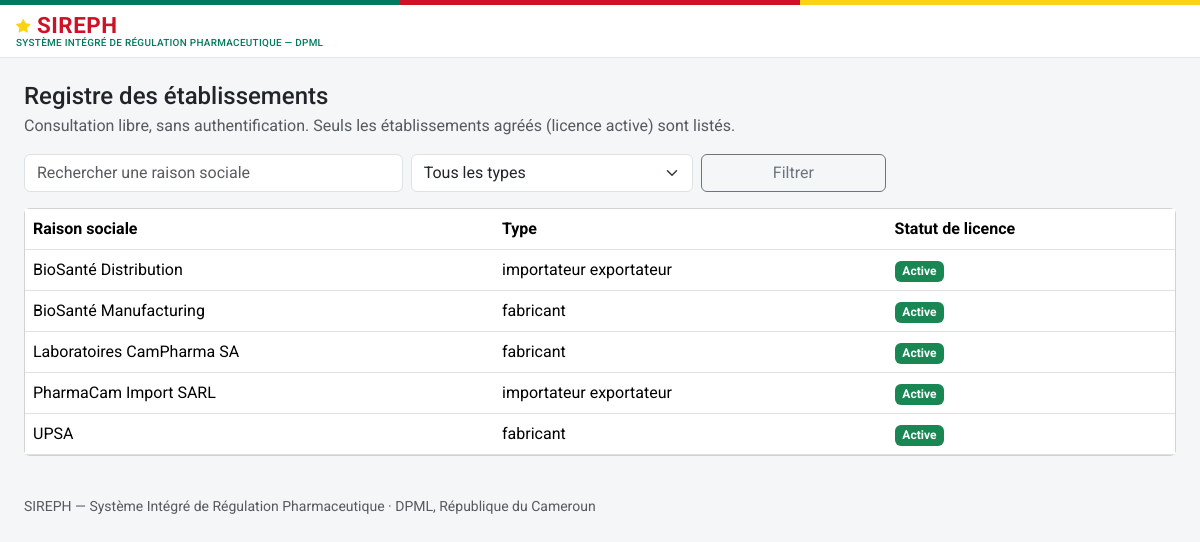
Page /etablissements on the committed database.
### models.py (models this page shows)
class Etablissement(db.Model):
    id = db.Column(db.Integer, primary_key=True)
    raison_sociale = db.Column(db.String(255), nullable=False)
    type = db.Column(db.String(40), nullable=False)
    adresse = db.Column(db.String(500))
    latitude = db.Column(db.Float, nullable=True)   # géolocalisation — exploité par le futur module RI
    longitude = db.Column(db.Float, nullable=True)
    statut_licence = db.Column(db.String(20), nullable=False, default="en_instruction")
    date_expiration_licence = db.Column(db.Date, nullable=True)
    pharmacien_responsable_id = db.Column(db.Integer, db.ForeignKey("personne.id"), nullable=True)
    categorie_activite = db.Column(db.String(30), nullable=True)
    pharmacien_responsable = db.relationship("Personne", foreign_keys=[pharmacien_responsable_id])

### routes_ri.py (the view)
@ri_bp.route("/etablissements")
def etablissements_registre():
    q = Etablissement.query
    texte = request.args.get("q", "").strip()
    type_etab = request.args.get("type", "")
    statut = request.args.get("statut", "")
    vue_publique = current_user() is None
    if vue_publique:
        q = q.filter_by(statut_licence="active")
        statut = "active"
    if texte:
        q = q.filter(Etablissement.raison_sociale.ilike(f"%{texte}%"))
    if type_etab:
        q = q.filter_by(type=type_etab)
    if statut and not vue_publique:
        q = q.filter_by(statut_licence=statut)
    etablissements = q.order_by(Etablissement.raison_sociale).all()
    return render_template("inspection/etablissements_registre.html", etablissements=etablissements,
                            q=texte, type_etab=type_etab, statut=statut, vue_publique=vue_publique)

### auth.py (called while the page is built)
def current_user():
    uid = session.get("user_id")
    if not uid:
        return None
    return db.session.get(Personne, uid)

### templates/inspection/etablissements_registre.html (shortened to what this page needs)
{% extends "base.html" %}
{% block content %}
<h4 class="mb-1">Registre des établissements</h4>
{% if vue_publique %}
<p class="text-muted">Consultation libre, sans authentification. Seuls les établissements agréés (licence active) sont listés.</p>
{% endif %}
<form method="get" class="row g-2 mb-3" role="search">
  <div class="col-md-4">
    <input type="text" class="form-control" id="q" name="q" value="{{ q }}" placeholder="Rechercher une raison sociale">
  </div>
  <div class="col-md-3">
    <select class="form-select" id="type" name="type">
      <option value="">Tous les types</option>
    </select>
  </div>
  <div class="col-md-2"><button class="btn btn-outline-secondary w-100">Filtrer</button></div>
</form>
<div class="card">
  <div class="table-responsive">
    <table class="table table-hover align-middle mb-0">
      <thead><tr><th>Raison sociale</th><th>Type</th><th>Statut de licence</th></tr></thead>
      <tbody>
        {% for e in etablissements %}
        <tr>
          <td>{% if vue_publique %}{{ e.raison_sociale }}{% else %}<a href="{{ url_for('ri.etablissement_fiche', id=e.id) }}">{{ e.raison_sociale }}</a>{% endif %}</td>
          <td>{{ e.type.replace('_',' ') }}</td>
          <td><span class="badge {{ 'bg-success' if e.statut_licence == 'active' else ('bg-danger' if e.statut_licence in ('suspendue','revoquee') else 'bg-secondary') }}">{{ STATUTS_LICENCE.get(e.statut_licence, e.statut_licence) }}</span></td>
        </tr>
        {% else %}
        <tr><td colspan="3" class="text-center text-muted py-4">Aucun résultat ne correspond à ces critères.</td></tr>
        {% endfor %}
      </tbody>
    </table>
  </div>
</div>
{% endblock %}

### static/css/style.css (style rules this page uses)
:root { --cm-green: #007a5e; --cm-green-dark: #00553f; --cm-red: #ce1126; --cm-yellow: #fcd116; }
body { background-color: #f4f6f8; font-family: "Roboto", -apple-system, BlinkMacSystemFont, "Segoe UI", Arial, sans-serif; }

### rows in the picture
Etablissement: raison_sociale "BioSanté Distribution", type.replace "importateur exportateur", get "Active"
Etablissement: raison_sociale "BioSanté Manufacturing", type.replace "fabricant", get "Active"
Etablissement: raison_sociale "Laboratoires CamPharma SA", type.replace "fabricant", get "Active"
Etablissement: raison_sociale "PharmaCam Import SARL", type.replace "importateur exportateur", get "Active"
Etablissement: raison_sociale "UPSA", type.replace "fabricant", get "Active"
